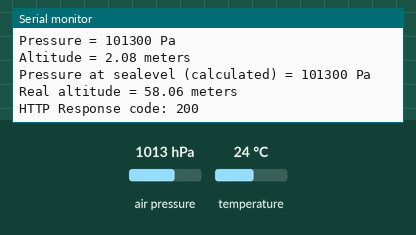
A sketch run on a simulated ESP32. Shown: the last lines printed to the serial monitor. The test bench sets the inputs (shaded band); at power-on: air pressure 1013 hPa, temperature 24 °C. WiFi joins after 1.5 s; servers stay silent unless stated; uploads are accepted with an empty reply.

Above: at 2.7 s.
2.8 s: air pressure set to 952 hPa
4.3 s: temperature set to 12 °C
At 4.89 s:
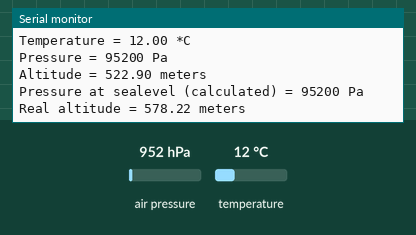
5.8 s: air pressure set to 975 hPa
At 9.2 s:
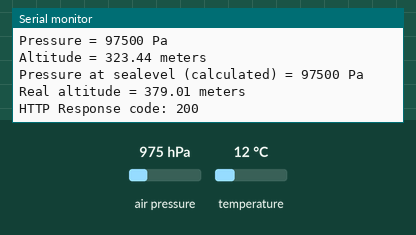
Timing chart, 0 to 10.7 s (numbered marks = the images above; inputs shaded):
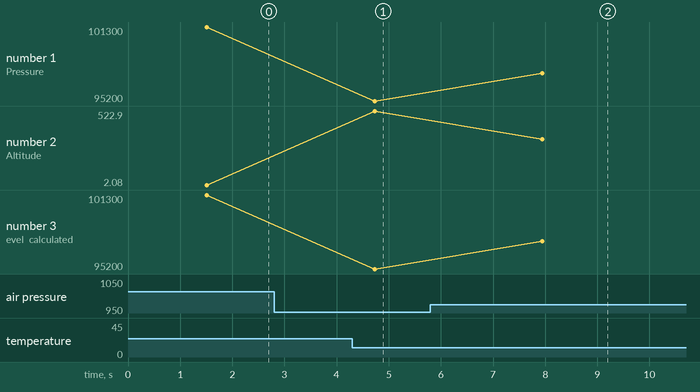

Measured:
- after the input at 4.3 s, the serial monitor: prints a new line after 0.42 s (image 1)
- after the input at 5.8 s, the serial monitor: prints a new line after 2.1 s (image 2)
- plotted number 1: 95200 → 97500 after the input at 5.8 s
- plotted number 2: 522.9 → 323.44 after the input at 5.8 s
- plotted number 3: 95200 → 97500 after the input at 5.8 s

The sketch:

252.ino
```cpp
#include <Wire.h>
#include <Adafruit_BMP085.h>
#include <WiFi.h>
#include <HTTPClient.h>
//#include "DHT.h"
//#define DHTPIN 19
//#define DHTTYPE DHT11
//DHT dht(DHTPIN, DHTTYPE);
/************************* WiFi Access Point *********************************/
#define WLAN_SSID       "krypton_4G"
#define WLAN_PASS       "jnjcp98698"
/****************************************************************************/

Adafruit_BMP085 bmp;
String serverName = "http://192.168.29.101:5000/add-data";

void setup()
{
  Serial.begin(115200);
  Serial.print("Connecting to ");
  Serial.println(WLAN_SSID);

  WiFi.begin(WLAN_SSID, WLAN_PASS);
  while (WiFi.status() != WL_CONNECTED)
  {
    delay(500);
    Serial.print(".");
  }

  Serial.println("WiFi connected");
  Serial.println("IP address: ");
  Serial.println(WiFi.localIP());

  if (!bmp.begin())
  {
    Serial.println("Could not find a valid BMP085/BMP180 sensor, check wiring!");
    while (1) {}
  }
//  dht.begin();
}

void loop()
{
  if (WiFi.status() == WL_CONNECTED)
  {
    WiFiClient client;
    HTTPClient http;

    Serial.print("Temperature = ");
    Serial.print(bmp.readTemperature());
    Serial.println(" *C");

    Serial.print("Pressure = ");
    Serial.print(bmp.readPressure());
    Serial.println(" Pa");

    Serial.print("Altitude = ");
    Serial.print(bmp.readAltitude());
    Serial.println(" meters");

    Serial.print("Pressure at sealevel (calculated) = ");
    Serial.print(bmp.readSealevelPressure());
    Serial.println(" Pa");

    Serial.print("Real altitude = ");
    Serial.print(bmp.readAltitude(102000));
    Serial.println(" meters");
    Serial.println();

//    float h = dht.readHumidity();
//    if (isnan(h))
//    {
//      Serial.println("Failed to read from DHT sensor!");
//      return;
//    }
//    else
//    {
//      Serial.print("Humidity: ");
//      Serial.print(h);
//    }

    http.begin(serverName);
    http.addHeader("Content-Type", "application/json");
    int httpResponseCode = http.POST("{\"temperature\" : " + String(bmp.readTemperature()) + ",\"altitude\" : " + String(bmp.readAltitude()) + ",\"pressure\" : " + String(bmp.readAltitude(102000)) + ",\"humidity\" : " + 0 + "}");
    Serial.print("HTTP Response code: ");
    Serial.println(httpResponseCode);
    http.end();

  }
  else
  {
    Serial.println("WiFi Disconnected");
  }

  delay(3000);
}
```
